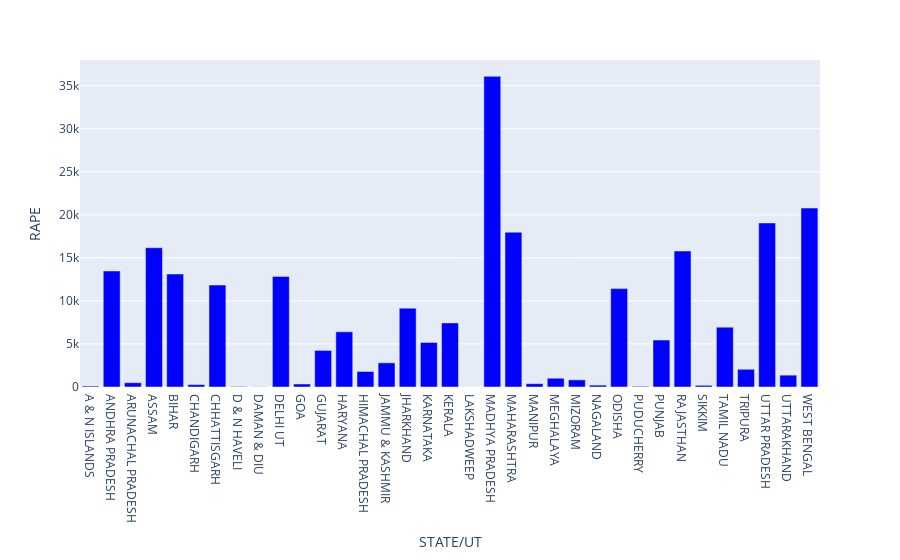

This figure's notebook cell:
### Code cell
fig = px.bar(rape_state,x='STATE/UT',y='RAPE',color_discrete_sequence=['blue'])
fig.show()

### Figure 1 — Plotly figure (JSON) as saved in the notebook; plotly's stock layout.template omitted (floating-point values rounded to 4 significant figures)
{"data": [{"alignmentgroup": "True", "hovertemplate": "STATE/UT=%{x}<br>RAPE=%{y}<extra></extra>", "legendgroup": "", "marker": {"color": "blue", "pattern": {"shape": ""}}, "name": "", "offsetgroup": "", "orientation": "v", "showlegend": false, "textposition": "auto", "type": "bar", "x": ["A & N ISLANDS", "ANDHRA PRADESH", "ARUNACHAL PRADESH", "ASSAM", "BIHAR", "CHANDIGARH", "CHHATTISGARH", "D & N HAVELI", "DAMAN & DIU", "DELHI UT", "GOA", "GUJARAT", "HARYANA", "HIMACHAL PRADESH", "JAMMU & KASHMIR", "JHARKHAND", "KARNATAKA", "KERALA", "LAKSHADWEEP", "MADHYA PRADESH", "MAHARASHTRA", "MANIPUR", "MEGHALAYA", "MIZORAM", "NAGALAND", "ODISHA", "PUDUCHERRY", "PUNJAB", "RAJASTHAN", "SIKKIM", "TAMIL NADU", "TRIPURA", "UTTAR PRADESH", "UTTARAKHAND", "WEST BENGAL"], "xaxis": "x", "y": [109, 13479, 500, 16178, 13124, 281, 11838, 56, 20, 12848, 350, 4249, 6410, 1804, 2810, 9159, 5174, 7447, 7, 36087, 17986, 387, 1020, 826, 220, 11430, 77, 5459, 15798, 195, 6952, 2058, 19058, 1378, 20787], "yaxis": "y"}], "layout": {"barmode": "relative", "legend": {"tracegroupgap": 0}, "margin": {"t": 60}, "xaxis": {"anchor": "y", "domain": [0, 1], "title": {"text": "STATE/UT"}}, "yaxis": {"anchor": "x", "domain": [0, 1], "title": {"text": "RAPE"}}}}
